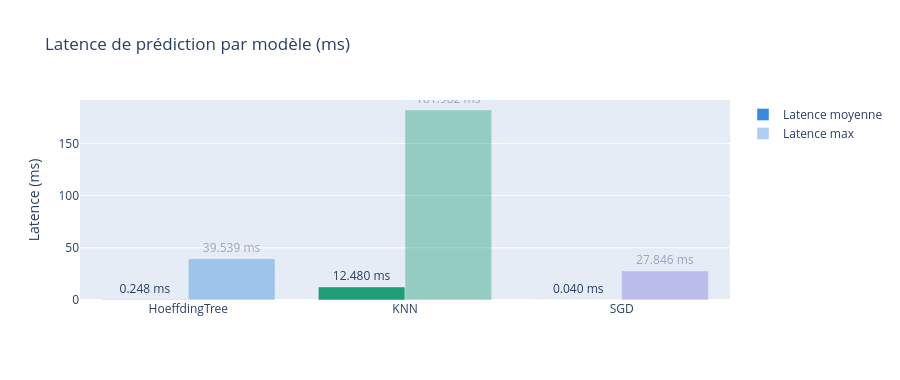

This figure's notebook cell:
### Code cell
# ══════════════════════════════════════════
# GRAPHIQUE : Comparaison des latences
# ══════════════════════════════════════════

noms    = list(resultats.keys())
lat_moy = [resultats[n]['latence_moy'] for n in noms]
lat_max = [resultats[n]['latence_max'] for n in noms]

fig3 = go.Figure()
fig3.add_trace(go.Bar(
    name='Latence moyenne',
    x=noms, y=lat_moy,
    marker_color=[couleurs[n] for n in noms],
    text=[f'{v:.3f} ms' for v in lat_moy],
    textposition='outside',
))
fig3.add_trace(go.Bar(
    name='Latence max',
    x=noms, y=lat_max,
    marker_color=[couleurs[n] for n in noms],
    opacity=0.4,
    text=[f'{v:.3f} ms' for v in lat_max],
    textposition='outside',
))

fig3.update_layout(
    title   = 'Latence de prédiction par modèle (ms)',
    barmode = 'group',
    height  = 380,
    yaxis_title = 'Latence (ms)',
)
fig3.show()

print('Analyse :')
print(f'  SGD est le plus rapide  : {resultats["SGD"]["latence_moy"]:.3f} ms')
print(f'  KNN est le plus lent    : {resultats["KNN"]["latence_moy"]:.3f} ms')
print(f'  HoeffdingTree au milieu : {resultats["HoeffdingTree"]["latence_moy"]:.3f} ms')
print('→ Tous sont assez rapides pour un système temps réel (< 2ms)')

### Figure 1 — Plotly figure (JSON) as saved in the notebook; plotly's stock layout.template omitted (floating-point values rounded to 4 significant figures)
{"data": [{"marker": {"color": ["#378ADD", "#1D9E75", "#7F77DD"]}, "name": "Latence moyenne", "text": ["0.248 ms", "12.480 ms", "0.040 ms"], "textposition": "outside", "type": "bar", "x": ["HoeffdingTree", "KNN", "SGD"], "y": [0.2482, 12.48, 0.04]}, {"marker": {"color": ["#378ADD", "#1D9E75", "#7F77DD"]}, "name": "Latence max", "opacity": 0.4, "text": ["39.539 ms", "181.982 ms", "27.846 ms"], "textposition": "outside", "type": "bar", "x": ["HoeffdingTree", "KNN", "SGD"], "y": [39.54, 182.0, 27.85]}], "layout": {"barmode": "group", "height": 380, "title": {"text": "Latence de prédiction par modèle (ms)"}, "yaxis": {"title": {"text": "Latence (ms)"}}}}
